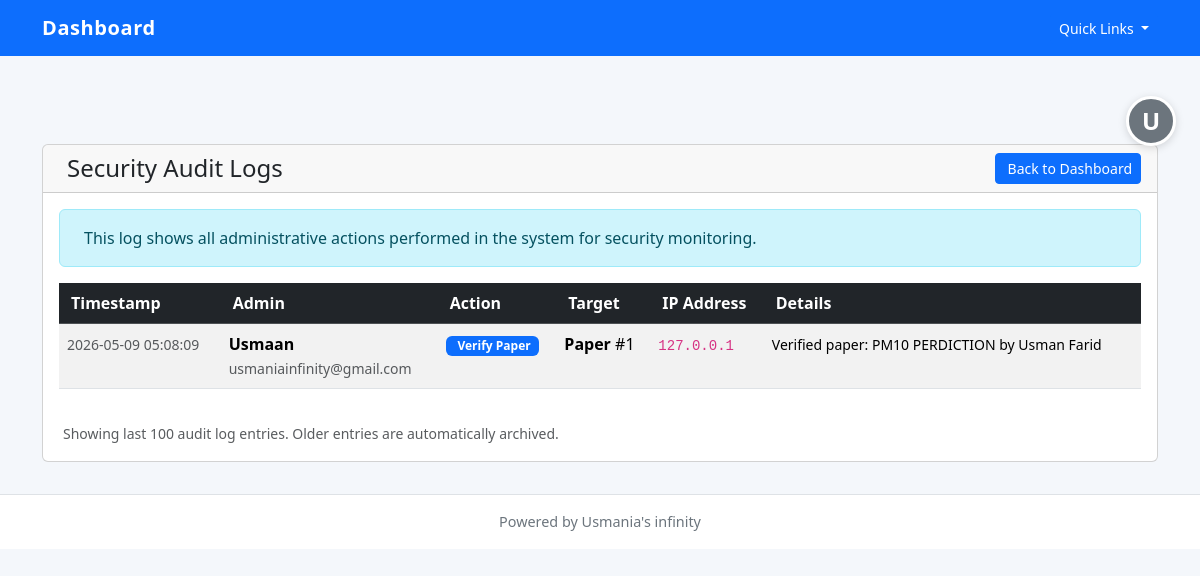
Page /admin/audit-logs (signed in) on the earlier database version.
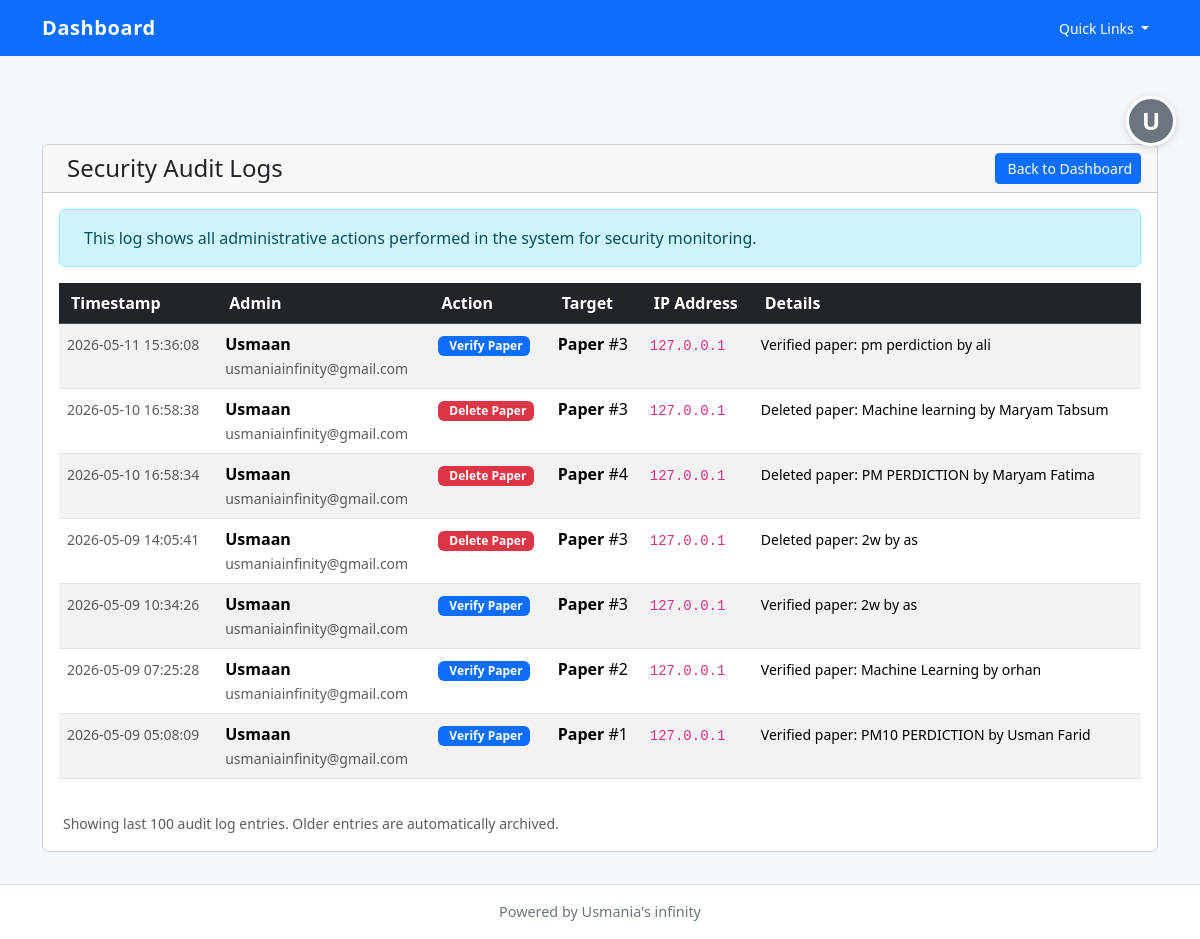
Same page on the later database version.
### app/models.py (models this page shows)
class User(UserMixin, db.Model):
    __tablename__ = "users"
    id = db.Column(db.Integer, primary_key=True)
    name = db.Column(db.String(150), nullable=False)
    email = db.Column(db.String(150), unique=True, nullable=False)
    password = db.Column(db.String(255), nullable=False)
    role = db.Column(db.String(50), default="faculty")  # faculty / admin
    department_id = db.Column(db.Integer, db.ForeignKey("departments.id"))
    papers = db.relationship("Paper", backref="author", lazy=True)
    approved = db.Column(db.Boolean, default=False)
    created_at = db.Column(db.DateTime, default=datetime.utcnow)

class AuditLog(db.Model):
    __tablename__ = "audit_logs"
    id = db.Column(db.Integer, primary_key=True)
    user_id = db.Column(db.Integer, db.ForeignKey("users.id"), nullable=False)
    action = db.Column(db.String(100), nullable=False)  # approve_user, reject_user, verify_paper, etc.
    target_type = db.Column(db.String(50), nullable=False)  # user, paper, department
    target_id = db.Column(db.Integer, nullable=False)
    details = db.Column(db.Text)  # Additional details about the action
    ip_address = db.Column(db.String(45))  # IPv4/IPv6 support
    user_agent = db.Column(db.Text)
    timestamp = db.Column(db.DateTime, default=datetime.utcnow)
    user = db.relationship("User", backref="audit_logs")

### app/routes/admin.py (the view)
@admin_bp.route("/audit-logs")
@login_required
def view_audit_logs():
    if current_user.role != "admin":
        return redirect(url_for("auth.dashboard"))
    audit_logs = AuditLog.query.order_by(AuditLog.timestamp.desc()).limit(100).all()
    return render_template("admin_audit_logs.html", audit_logs=audit_logs)

### app/routes/auth.py (called while the page is built)
@login_manager.user_loader
def load_user(user_id):
    return User.query.get(int(user_id))

### app/templates/admin_audit_logs.html (shortened to what this page needs)
{% extends "base.html" %}
{% block content %}
<div class="container-fluid mt-4">
    <div class="row">
        <div class="col-md-12">
            <div class="card">
                <div class="card-header d-flex justify-content-between align-items-center">
                    <h4 class="mb-0">
                        Security Audit Logs
                    </h4>
                    <a href="{{ url_for('admin.dashboard') }}" class="btn btn-secondary btn-sm">
                        Back to Dashboard
                    </a>
                </div>
                <div class="card-body">
                    <div class="alert alert-info">
                        This log shows all administrative actions performed in the system for security monitoring.
                    </div>
                    {% if audit_logs %}
                    <div class="table-responsive">
                        <table class="table table-striped table-hover">
                            <thead class="table-dark">
                                <tr>
                                    <th>Timestamp</th>
                                    <th>Admin</th>
                                    <th>Action</th>
                                    <th>Target</th>
                                    <th>IP Address</th>
                                    <th>Details</th>
                                </tr>
                            </thead>
                            <tbody>
                                {% for log in audit_logs %}
                                <tr>
                                    <td>
                                        <small class="text-muted">
                                            {{ log.timestamp.strftime('%Y-%m-%d %H:%M:%S') }}
                                        </small>
                                    </td>
                                    <td>
                                        {% if log.user %}
                                            <strong>{{ log.user.name }}</strong><br>
                                            <small class="text-muted">{{ log.user.email }}</small>
                                        {% else %}
                                            <span class="text-danger">Unknown User</span>
                                        {% endif %}
                                    </td>
                                    <td>
                                        {% if log.action == 'approve_user' %}
                                            <span class="badge bg-success">
                                                <i class="fas fa-check me-1"></i>Approve User
                                            </span>
                                        {% elif log.action == 'reject_user' %}
                                            <span class="badge bg-danger">
                                                <i class="fas fa-times me-1"></i>Reject User
                                            </span>
                                        {% elif log.action == 'verify_paper' %}
                                            <span class="badge bg-primary">
                                                Verify Paper
                                            </span>
                                        {% elif log.action == 'delete_paper' %}
                                            <span class="badge bg-danger">
                                                Delete Paper
                                            </span>
                                        {% else %}
                                            <span class="badge bg-secondary">{{ log.action }}</span>
                                        {% endif %}
                                    </td>
                                    <td>
                                        <strong>{{ log.target_type.title() }}</strong> #{{ log.target_id }}
                                    </td>
                                    <td>
                                        <code class="small">{{ log.ip_address or 'N/A' }}</code>
                                    </td>
                                    <td>
                                        <small>{{ log.details or 'No additional details' }}</small>
                                    </td>
                                </tr>
                                {% endfor %}
                            </tbody>
                        </table>
                    </div>
                    <div class="mt-3">
                        <small class="text-muted">
                            Showing last 100 audit log entries. Older entries are automatically archived.
                        </small>
                    </div>
                    {% else %}
                    <div class="text-center py-5">
                        <i class="fas fa-shield-alt fa-3x text-muted mb-3"></i>
                        <h5 class="text-muted">No Audit Logs Found</h5>
                        <p class="text-muted">Administrative actions will appear here once performed.</p>
                    </div>
                    {% endif %}
                </div>
            </div>
        </div>
    </div>
</div>
{% endblock %}

### app/templates/base.html (shortened to what this page needs)
<!DOCTYPE html>
<html lang="en">
<head>
    <link href="https://cdn.jsdelivr.net/npm/bootstrap@5.3.3/dist/css/bootstrap.min.css" rel="stylesheet">
</head>
<body>
<nav class="navbar navbar-expand-lg navbar-dark bg-primary fixed-top">
    <div class="container">
        <a class="navbar-brand" href="{{ url_for('home') }}">Dashboard</a>
        <button class="navbar-toggler" type="button" data-bs-toggle="collapse" data-bs-target="#mainNav" aria-controls="mainNav" aria-expanded="false" aria-label="Toggle navigation">
        <div class="collapse navbar-collapse" id="mainNav">
            <div class="d-flex align-items-center ms-3">
                <div class="dropdown">
                    <button class="btn btn-light btn-sm dropdown-toggle" type="button" id="quickLinksDropdown" data-bs-toggle="dropdown" aria-expanded="false">
                        Quick Links
                    </button>
                </div>
            </div>
        </div>
    </div>
</nav>
<div class="profile-btn-container">
    {% if current_user.is_authenticated %}
    <a href="{{ url_for('auth.dashboard') }}" class="profile-btn" title="Profile">{{ current_user.name[0].upper() }}</a>
    {% else %}
    <a href="{{ url_for('auth.login') }}" class="profile-btn" title="Login">👤</a>
    {% endif %}
</div>
<div class="container content">
    {% block content %}{% endblock %}
</div>
<footer class="footer bg-white border-top">
    <div class="container">Powered by Usmania's infinity</div>
</footer>
</body>
</html>

### app/templates/base.html (style rules this page uses)
body { padding-top: 5.5rem; background: #f4f7fb; min-height: 100vh; }
.content { padding: 2rem 0; }
.navbar-brand { font-weight: 700; letter-spacing: 0.03em; }
.btn, .btn-primary, .btn-outline-primary, .btn-outline-secondary, .btn-outline-info, .btn-secondary, .btn-danger, .btn-light { color: #fff !important; background-color: #0d6efd !important; border-color: #0d6efd !important; }
.footer { padding: 1rem 0; text-align: center; color: #6c757d; font-size: 0.9rem; }
.profile-btn-container { position: fixed; top: 6rem; right: 1.5rem; z-index: 1000; }
.profile-btn { width: 50px; height: 50px; border-radius: 50%; background-color: #6c757d; color: white; display: flex; align-items: center; justify-content: center; text-decoration: none; font-weight: 600; font-size: 1.5rem; transition: all 0.3s ease; border: 3px solid white; box-shadow: 0 2px 8px rgba(0, 0, 0, 0.15); }

Differences in the rows shown:
added AuditLog: timestamp "2026-05-11 15:36:08", user.name "Usmaan", user.email "usmaniainfinity@gmail.com", action "Verify Paper", target_type "Paper", target_id "3", ip_address "127.0.0.1", details "Verified paper: pm perdiction by ali"
added AuditLog: timestamp "2026-05-10 16:58:38", user.name "Usmaan", user.email "usmaniainfinity@gmail.com", action "Delete Paper", target_type "Paper", target_id "3", ip_address "127.0.0.1", details "Deleted paper: Machine learning by Maryam Tabsum"
added AuditLog: timestamp "2026-05-10 16:58:34", user.name "Usmaan", user.email "usmaniainfinity@gmail.com", action "Delete Paper", target_type "Paper", target_id "4", ip_address "127.0.0.1", details "Deleted paper: PM PERDICTION by Maryam Fatima"
added AuditLog: timestamp "2026-05-09 14:05:41", user.name "Usmaan", user.email "usmaniainfinity@gmail.com", action "Delete Paper", target_type "Paper", target_id "3", ip_address "127.0.0.1", details "Deleted paper: 2w by as"
added AuditLog: timestamp "2026-05-09 10:34:26", user.name "Usmaan", user.email "usmaniainfinity@gmail.com", action "Verify Paper", target_type "Paper", target_id "3", ip_address "127.0.0.1", details "Verified paper: 2w by as"
added AuditLog: timestamp "2026-05-09 07:25:28", user.name "Usmaan", user.email "usmaniainfinity@gmail.com", action "Verify Paper", target_type "Paper", target_id "2", ip_address "127.0.0.1", details "Verified paper: Machine Learning by orhan"
